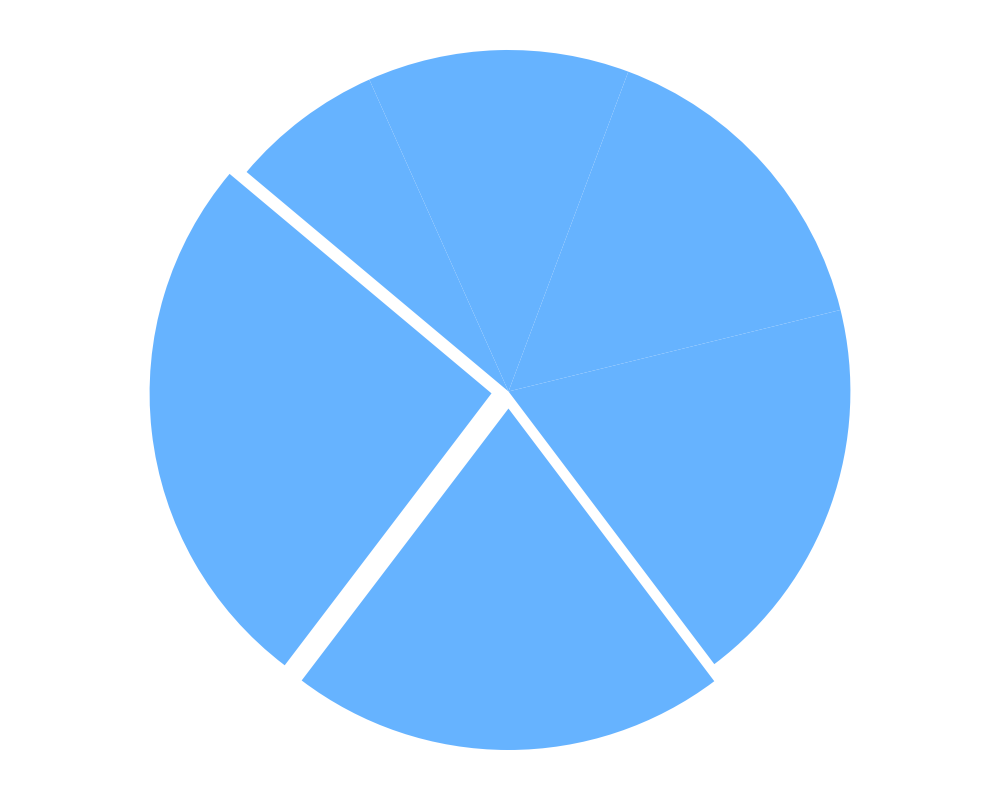

This figure's Python source:
import matplotlib.pyplot as plt

percentages = [25, 20, 18, 15, 12, 7]

fig, ax = plt.subplots(figsize=(10, 8))

# Standard pie chart without a hole in the center
ax.pie(percentages, startangle=140, colors=['#66B3FF']*len(percentages), explode=(0.05, 0.05, 0, 0, 0, 0))

plt.axis('equal')
plt.tight_layout()

plt.show()
